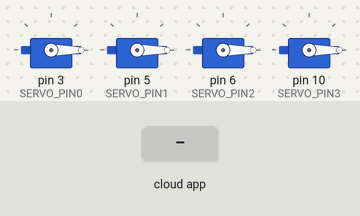
The sketch below on a simulated Arduino Uno, built with avr-gcc and run on an emulated ATmega328P. On the bench: 4 × servo. The test bench sets the inputs (shaded band). The ROS host is connected and sends only what is stated.

Above: at 1.2 s.
1.3 s: the phone or cloud app sets command to 45
At 2.4 s:
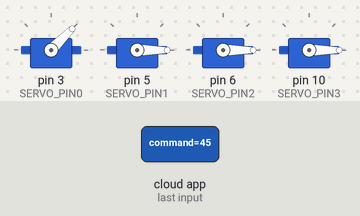
2.8 s: the phone or cloud app sets command to 90
At 4.0 s:
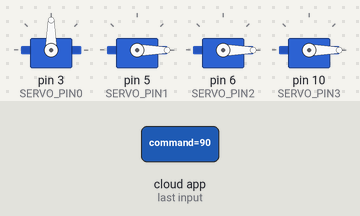
4.3 s: the phone or cloud app sets command to 180
At 5.0 s:
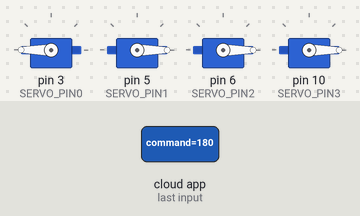
5.8 s: the phone or cloud app sets command to 0
At 6.9 s:
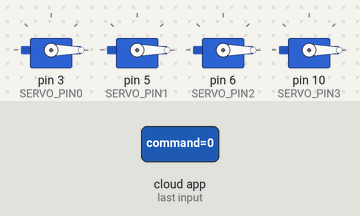
Timing chart, 0 to 8.3 s (numbered marks = the images above; inputs shaded):
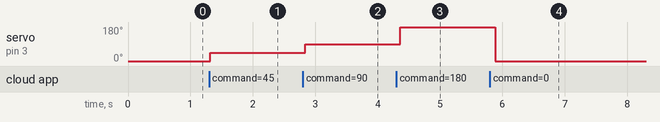

Measured:
- after the input at 1.3 s, servo on pin 3 (SERVO_PIN0): 0° → 45° at once
- after the input at 2.8 s, servo on pin 3 (SERVO_PIN0): 45° → 90° at once
- after the input at 4.3 s, servo on pin 3 (SERVO_PIN0): 90° → 180° after 0.06 s
- after the input at 5.8 s, servo on pin 3 (SERVO_PIN0): 180° → 0° after 0.09 s

The sketch:

robot_hand_servo.ino
```cpp
#include <ros.h>
#include <std_msgs/Int16.h>
#include <Servo.h>

#define SERVO_PIN0 3
#define SERVO_PIN1 5
#define SERVO_PIN2 6
#define SERVO_PIN3 10

Servo myservo0;
Servo myservo1;
Servo myservo2;
Servo myservo3;

int servo0_deg = 0;
int servo1_deg = 0;
int servo2_deg = 0;
int servo3_deg = 0;

void servo0Callback(const std_msgs::Int16& msg) { servo0_deg = msg.data; }
void servo1Callback(const std_msgs::Int16& msg) { servo1_deg = msg.data; }
void servo2Callback(const std_msgs::Int16& msg) { servo2_deg = msg.data; }
void servo3Callback(const std_msgs::Int16& msg) { servo3_deg = msg.data; }


ros::NodeHandle nh;
ros::Subscriber<std_msgs::Int16> servo0_command_sub("servo0/command", &servo0Callback);
ros::Subscriber<std_msgs::Int16> servo1_command_sub("servo1/command", &servo1Callback);
ros::Subscriber<std_msgs::Int16> servo2_command_sub("servo2/command", &servo2Callback);
ros::Subscriber<std_msgs::Int16> servo3_command_sub("servo3/command", &servo3Callback);


void setup() {
  nh.initNode();
  nh.subscribe(servo0_command_sub);
  nh.subscribe(servo1_command_sub);
  nh.subscribe(servo2_command_sub);
  nh.subscribe(servo3_command_sub);

  // Serial.begin(115200);
  myservo0.attach(SERVO_PIN0);
  myservo1.attach(SERVO_PIN1);
  myservo2.attach(SERVO_PIN2);
  myservo3.attach(SERVO_PIN3);
}

void loop() {
  nh.spinOnce();
  myservo0.write(servo0_deg);
  myservo1.write(servo1_deg);
  myservo2.write(servo2_deg);
  myservo3.write(servo3_deg);
  delay(100);
}
```
